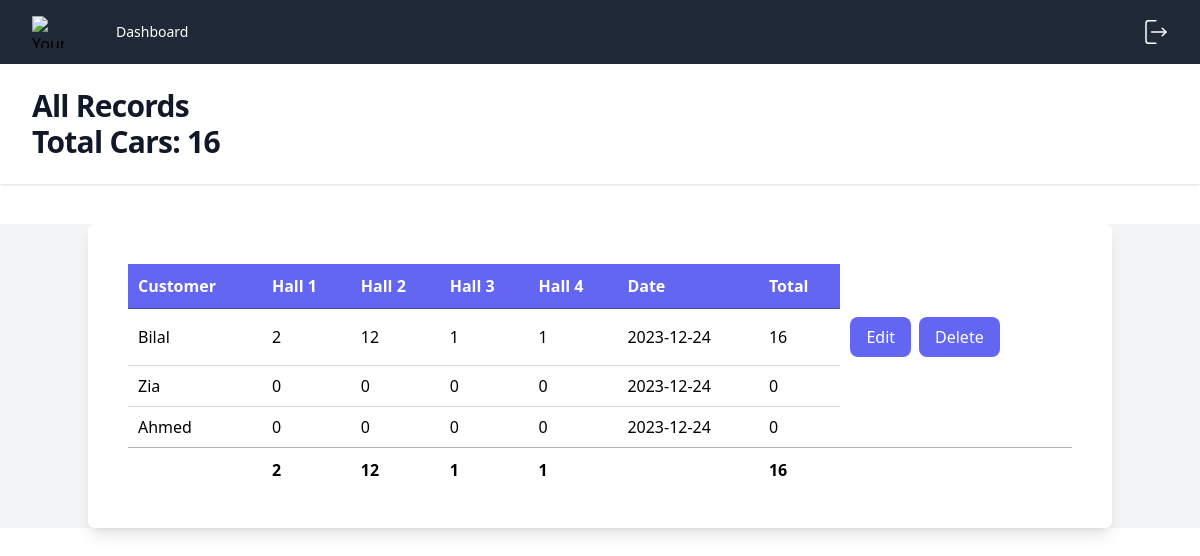
The page /records.php?date=2023-12-24 (signed in) on the database its author committed.
### tables this page shows
CREATE TABLE `records_2` (
  `id` int(10) NOT NULL,
  `hall_1` int(10) NOT NULL DEFAULT 0,
  `hall_2` int(10) NOT NULL DEFAULT 0,
  `hall_3` int(10) NOT NULL DEFAULT 0,
  `hall_4` int(10) NOT NULL DEFAULT 0,
  `hall_5` int(10) NOT NULL DEFAULT 0,
  `hall_6` int(10) NOT NULL DEFAULT 0,
  `hall_7` int(10) NOT NULL DEFAULT 0,
  `hall_8` int(10) NOT NULL DEFAULT 0,
  `hall_9` int(10) NOT NULL DEFAULT 0,
  `hall_10` int(10) NOT NULL DEFAULT 0,
  `number_of_halls` int(20) NOT NULL,
  `customer_id` int(10) NOT NULL,
  `customer_name` varchar(250) NOT NULL,
  `date` date NOT NULL DEFAULT current_timestamp()
);

CREATE TABLE `customers` (
  `id` int(11) NOT NULL,
  `name` varchar(256) NOT NULL,
  `phone` varchar(256) NOT NULL,
  `timestamp` date NOT NULL DEFAULT current_timestamp(),
  `delete_on` date DEFAULT NULL,
  `deleted` int(11) NOT NULL DEFAULT 0
);

### records.php (the view, shortened to what this page needs)
<?php
$no_records = false;
include 'partials/head.php';
$role = $_SESSION['role'];
include_once("./partials/db_connect.php");
$today_date = $_GET['date'];
$records = mysqli_query($conn, "SELECT * FROM records_2 WHERE date = '$today_date'");
$totalCars = 0;
$total = 0;
while ($car = mysqli_fetch_assoc($records)) {
    for ($i = 1; $i <= $car['number_of_halls']; $i++) {
        $total += $car['hall_' . $i];
    }
    $totalCars = $total;
}
?>
<link rel="stylesheet" href="https://cdn.datatables.net/1.13.7/css/jquery.dataTables.min.css">
<link rel="stylesheet" href="https://cdn.datatables.net/datetime/1.5.1/css/dataTables.dateTime.min.css">
<body>
    <?php include("./partials/header.php") ?>
    <main class="bg-gray-100">
        <div class="bg-white container shadow-lg rounded-md p-5 md:p-10 mx-auto mt-10">
            <div class="overflow-x-auto">
                <table id="example" class="display nowrap " style="width:100%">
                    <thead class="text-white bg-indigo-500">
                        <tr>
                            <?php mysqli_data_seek($records, 0); ?>
                            <th>Customer</th>
                            <?php
                            $halls_query = mysqli_query($conn, "SELECT count FROM halls WHERE date <= '$today_date' ORDER by date DESC LIMIT 1");
                            $no_records_halls = mysqli_fetch_assoc($halls_query);
                            if (!$no_records) {
                                $num_halls = mysqli_fetch_assoc($records)['number_of_halls'];
                            } else {
                                if (isset($no_records_halls)) {
                                    $num_halls = $no_records_halls['count'];
                                } else {
                                    $num_halls = mysqli_fetch_assoc(mysqli_query($conn, "SELECT count FROM halls WHERE date >= '$today_date' ORDER by date ASC LIMIT 1"))['count'];
                                }
                            }
                            for ($i = 1; $i <= $num_halls; $i++) {
                                echo '<th>Hall ' . $i . '</th>';
                            }
                            ?>
                            <th>Date</th>
                            <th>Total</th>
                        </tr>
                    </thead>
                    <tbody>
                        <?php
                        $date = $_GET['date'];
                        $query = "SELECT
                        c.id AS customer_id,
                        c.name AS customer_name,";
                        for($i=1; $i<$num_halls; $i++) {
                            $query .= "r.hall_".$i.",";
                        };
                        $query .= "r.number_of_halls,
                        r.date
                    FROM customers c
                    LEFT JOIN records_2 r ON c.id = r.customer_id AND r.date = '$date'
                    WHERE c.timestamp <= '$date' AND (c.delete_on IS NULL OR c.delete_on >= '$date');
                    ";
                    $customers = mysqli_query($conn,$query);
                    while ($customer = mysqli_fetch_assoc($customers)) {
                            $customer_id = $customer['customer_id'];
                            $customer_name = $customer['customer_name'];
                            $records = mysqli_query($conn, "SELECT * FROM records_2 WHERE customer_id = $customer_id AND date = '$date'");
                            $total = 0;
                            $record = mysqli_fetch_assoc($records);
                            for ($i = 1; $i <= $num_halls; $i++) {
                                $total +=  isset($record['hall_' . $i]) ? $record['hall_' . $i] : 0;
                            };
                            $record_id = isset($record['id']) ? $record['id'] : rand(0, 10); ?>
                            <tr id="<?php echo $record_id ?>" data-id="<?php echo $record_id ?>">
                                <td>
                                    <span class="editSpan name"><?php echo $customer_name ?></span>
                                </td>
                            <?php
                            for ($i = 1; $i <= $num_halls; $i++) {
                                $hall = isset($record['hall_' . $i]) ? $record['hall_' . $i] : 0;
                                echo '<td>
                                        <input type="hidden" name="number_of_halls" class="editInput" value="' . $num_halls . '">
                                        <span class="editSpan hall_' . $i . '">' . $hall . '</span>
                                        <input class="editInput block w-full px-4 rounded-md border-0 py-1.5 text-gray-900 shadow-sm ring-1 ring-inset ring-gray-300 placeholder:text-gray-400 focus:ring-2 focus:ring-inset focus:ring-indigo-600 sm:text-sm sm:leading-6" type="number" name="hall_' . $i . '" id="hall_' . $i . '" required style="display: none" value="' . $hall . '" min="0">
                                    </td>';
                            }
                            if ($role == 2 && $record['date'] >= $today_date) {
                                echo '<td>
                                        <span class="editSpan date">' . $record['date'] . '</span>
                                        <input class="editInput px-4 block w-full rounded-md border-0 py-1.5 text-gray-900 shadow-sm ring-1 ring-inset ring-gray-300 placeholder:text-gray-400 focus:ring-2 focus:ring-inset focus:ring-indigo-600 sm:text-sm sm:leading-6" type="date" style="display: none" value="' . $record['date'] . '" disabled id="edit_date">
                                        <input type="hidden" class="editInput" name="edit_date" value="' . $record['date'] . '">
                                        </td>';
                            } else {
                                echo '<td>
                                    <span class="editSpan date">' . $_GET['date'] . '</span>
                                    <input class="editInput px-4 block w-full rounded-md border-0 py-1.5 text-gray-900 shadow-sm ring-1 ring-inset ring-gray-300 placeholder:text-gray-400 focus:ring-2 focus:ring-inset focus:ring-indigo-600 sm:text-sm sm:leading-6" type="date" name="edit_date" id="edit_date" required value="' . $_GET['date'] . '" style="display: none">
                                    </td>';
                            };
                            echo '<td>' . $total . '</td>';
                            if ($role == 0 || ($role == 2 && $record['date'] >= $today_date)) {
                                $id = isset($record['id']) ? $record['id'] : rand(0, 1);
                                echo '
                                <td class="w-1/4 flex whitespace-nowrap">
                                <div class="flex space-x-2">
                                <button data-id="' . $id . '" class="editBtn flex items-center hover:bg-indigo-700 transition-all duration-300 bg-indigo-500 w-full text-white px-4 py-2 rounded-lg">Edit</button>
                                <button data-id="' . $id . '" class="deleteBtn flex hover:bg-indigo-700 transition-all duration-300 bg-indigo-500 w-full items-center text-white px-4 py-2 rounded-lg">Delete</button>
                                <button data-id="' . $id . '" class="saveBtn flex hover:bg-indigo-700 transition-all duration-300 bg-indigo-500 w-full items-center text-white px-4 py-2 rounded-lg" style="display: none;">Save</button>
                                <button data-id="' . $id . '" class="confirmBtn flex hover:bg-indigo-700 transition-all duration-300 bg-indigo-500 w-full items-center text-white px-4 py-2 rounded-lg" style="display: none;">Confirm</button>
                                <button data-id="' . $id . '" class="cancelBtn flex hover:bg-indigo-700 transition-all duration-300 bg-gray-500 w-full items-center text-white px-4 py-2 rounded-lg" style="display: none;">Cancel</button>
                                </div>
                                </td>
                                </tr>';
                            }
                        } ?>
                    </tbody>
                    <tfoot>
                        <tr>
                            <th></th>
                            <?php
                            $totalInHalls = array();
                            for ($i = 1; $i <= $num_halls; $i++) {
                                $result = mysqli_query($conn, "SELECT * FROM records_2 WHERE date = '$date'");
                                $totalInHalls['hall_' . $i] = 0;
                                while ($row = mysqli_fetch_assoc($result)) {
                                    $totalInHalls['hall_' . $i] += $row['hall_' . $i];
                                }
                            }
                            for ($i = 1; $i <= $num_halls; $i++) {
                                echo '<th>' . $totalInHalls['hall_' . $i] . '</th>';
                            }
                            ?>
                            <th></th>
                            <th><?php echo $totalCars; ?></th>
                            <th></th>
                        </tr>
                    </tfoot>
                </table>
            </div>
        </div>
    </main>
</body>

### rows shown on the page
records_2: customer.name "Bilal", hall_1 "2", hall_2 "12", hall_3 "1", hall_4 "1", date "2023-12-24", total "16"
customers: name "Zia", hall "0", total "0"
customers: name "Ahmed", hall "0", total "0"

### other values the page prints
$page_title "All Records"
$totalCars "16"
$totalInHalls['hall_' . $i] "2"
$totalInHalls['hall_' . $i] "12"
$totalInHalls['hall_' . $i] "1"
